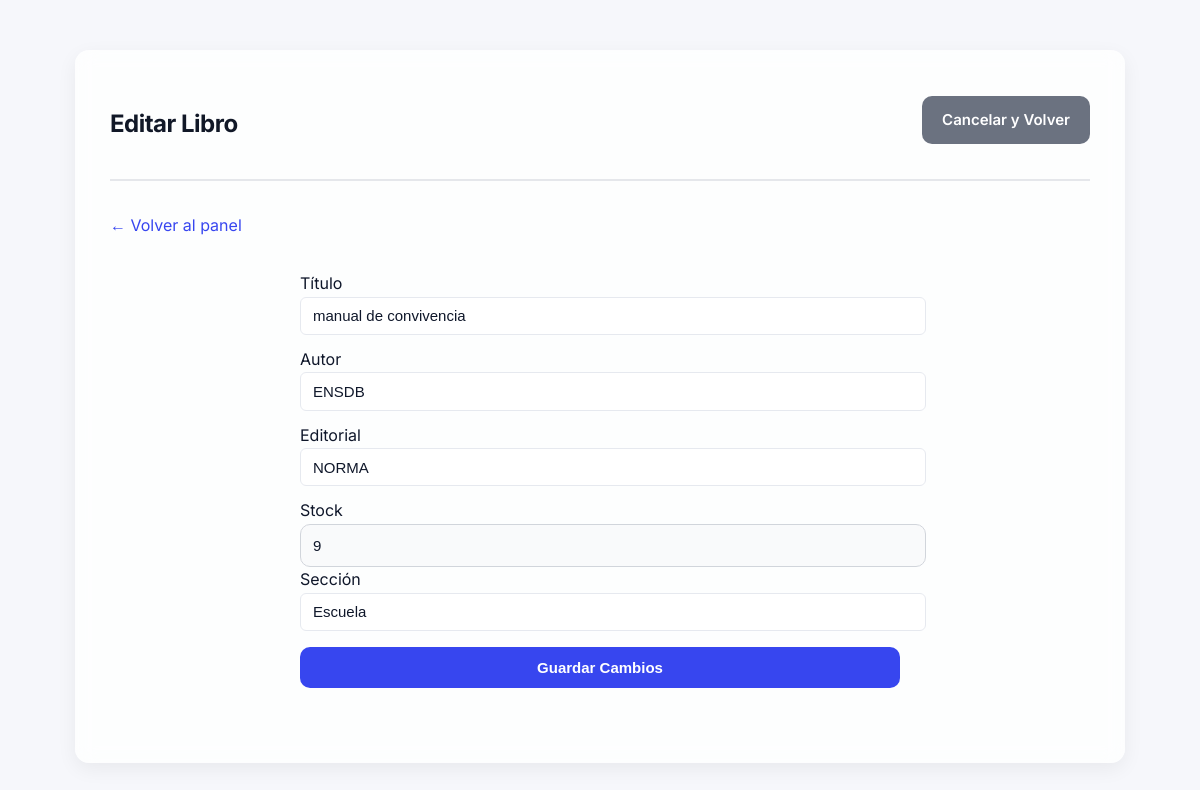
Before: /admin_editar_libro/1 (signed in) with the older database file.
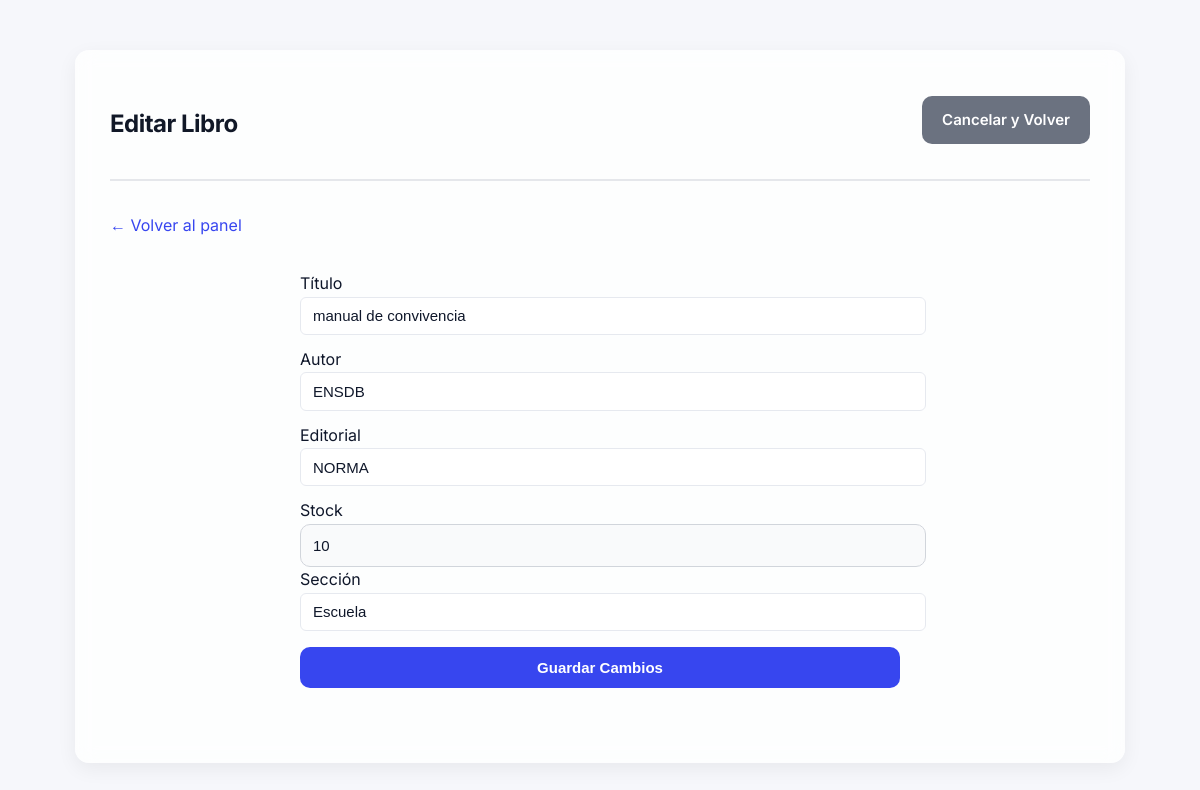
After: the same page with the newer database file.
### tables this page shows
CREATE TABLE libro (
                id INTEGER PRIMARY KEY AUTOINCREMENT,
                titulo TEXT NOT NULL,
                autor TEXT NOT NULL,
                editorial TEXT NOT NULL,
                stock INTEGER NOT NULL,
                seccion TEXT NOT NULL
            , codigo_libro TEXT, portada_filename TEXT);

### biblioteca/app.py (the view, shortened to what this page needs)
@app.route('/admin_editar_libro/<int:libro_id>', methods=['GET', 'POST'])
def admin_editar_libro(libro_id):
    if not session.get('admin'):
        return redirect(url_for('admin_login'))
    conn = get_db_connection()
    libro = conn.execute('SELECT * FROM libro WHERE id = ?', (libro_id,)).fetchone()
    conn.close()
    if libro is None:
        flash('El libro no fue encontrado.', 'error')
        return redirect(url_for('admin_libros'))
    return render_template('admin_editar_libro.html', libro=libro)

### biblioteca/app.py (called while the page is built)
def get_db_connection():
    conn = sqlite3.connect(DATABASE)
    conn.row_factory = sqlite3.Row
    return conn

### biblioteca/templates/admin_editar_libro.html (shortened to what this page needs)
<!DOCTYPE html>
<html lang="es">
<head>
    <link rel="stylesheet" href="{{ url_for('static', filename='css/styles.css') }}">
</head>
<body>
    <div class="container">
        <header class="header">
            <h2>Editar Libro</h2>
            <a href="{{ url_for('admin_libros') }}" class="btn btn-secondary">Cancelar y Volver</a>
        </header>
        {% block content %}
        <div style="margin-bottom:1rem;">
          <a href="{{ url_for('admin_panel') }}" class="btn-anim" style="display:inline-flex;align-items:center;gap:.5rem;">← Volver al panel</a>
        </div>
        <div class="form-container" style="max-width: 600px; margin: 2em auto;">
            <form method="post">
                <label for="titulo">Título</label>
                <input type="text" id="titulo" name="titulo" value="{{ libro['titulo'] }}" required class="form-input">
                <label for="autor">Autor</label>
                <input type="text" id="autor" name="autor" value="{{ libro['autor'] }}" required class="form-input">
                <label for="editorial">Editorial</label>
                <input type="text" id="editorial" name="editorial" value="{{ libro['editorial'] }}" required class="form-input">
                <label for="stock">Stock</label>
                <input type="number" id="stock" name="stock" value="{{ libro['stock'] }}" min="0" required class="form-input">
                <label for="seccion">Sección</label>
                <input type="text" id="seccion" name="seccion" value="{{ libro['seccion'] }}" required class="form-input">
                <button type="submit" class="btn" style="width:100%;">Guardar Cambios</button>
            </form>
        </div>
        {% endblock %}
    </div>
</body>
</html>

Changed rows visible on the page:
changed libro "manual de convivencia": stock "9" → "10"
